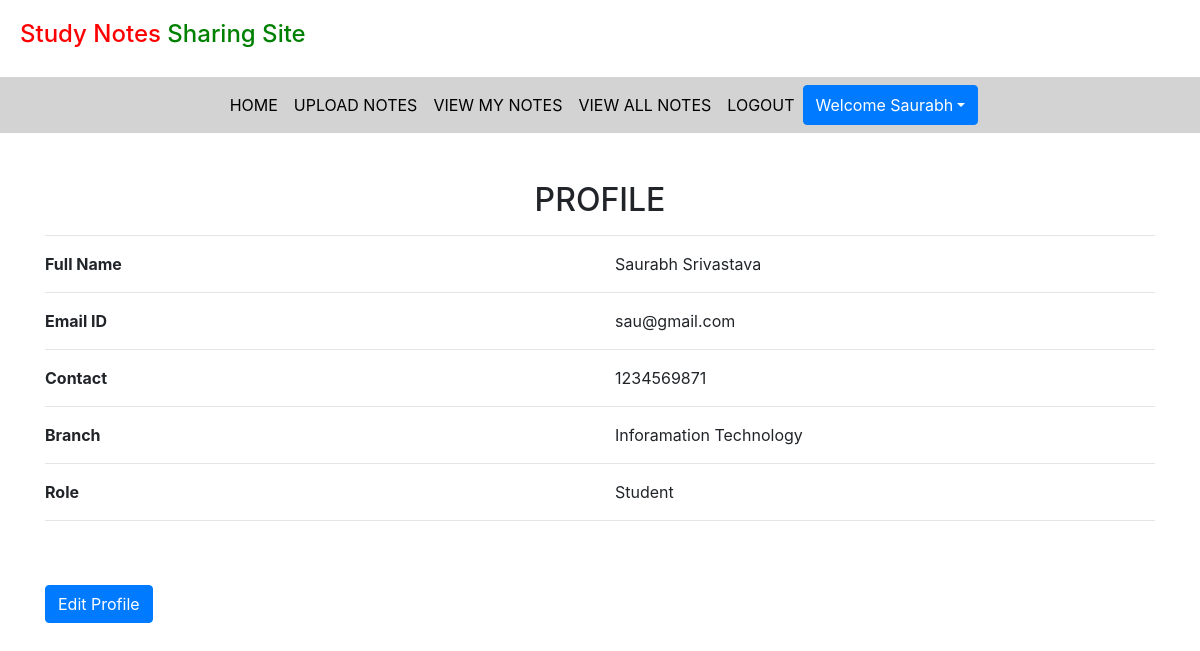
Screenshot of /profile (signed in) with the database file from the repository.
### notes/models.py (models this page shows, shortened)
class Signup(models.Model):
    user=models.ForeignKey(User,on_delete=models.CASCADE)
    contact=models.CharField(max_length=10)
    branch = models.CharField(max_length=30)
    role = models.CharField(max_length=15)

### notes/views.py (the view)
# urls.py: path('profile',profile,name='profile'),
def profile(request):
    if not request.user.is_authenticated:
        return redirect('login')
    user = User.objects.get(id=request.user.id)
    data = Signup.objects.get(user=user)
    d = {'data': data, 'user': user}
    return render(request, 'profile.html', d)

### notes/templates/profile.html
{% extends 'user_nav.html' %}
{% load static %}
{% block body %}
<div class="container mt-5">
    <h2 class="text-center">PROFILE</h2>
    <hr>
    <div class="row">
        <div class="col-md-6">
            <b>Full Name</b>
        </div>
        <div class="col-md-6" style="text-transform:capitalize">
            {{data.user.first_name}} {{data.user.last_name}}
        </div>
    </div>
    <hr>
    <div class="row">
        <div class="col-md-6">
            <b>Email ID</b>
        </div>
        <div class="col-md-6">
            {{data.user.username}}
        </div>
    </div>
    <hr>
    <div class="row">
        <div class="col-md-6">
            <b>Contact</b>
        </div>
        <div class="col-md-6">
            {{data.contact}}
        </div>
    </div>
    <hr>
    <div class="row">
        <div class="col-md-6">
            <b>Branch</b>
        </div>
        <div class="col-md-6" style="text-transform:capitalize">
            {{data.branch}}
        </div>
    </div>
    <hr>
    <div class="row">
        <div class="col-md-6">
            <b>Role</b>
        </div>
        <div class="col-md-6" style="text-transform:capitalize">
            {{data.role}}
        </div>
    </div>
    <hr>
    <a href="{% url 'edit_profile' %}" class="btn btn-primary mt-5">Edit Profile</a>
</div>
{% endblock %}

### notes/templates/user_nav.html (shortened to what this page needs)
<!DOCTYPE html>
<html lang="en" xmlns="http://www.w3.org/1999/html">
<head>
  {% load static %}
  <link rel="stylesheet" href="https://maxcdn.bootstrapcdn.com/bootstrap/4.3.1/css/bootstrap.min.css">
  <link rel="stylesheet" href="https://use.fontawesome.com/releases/v5.6.3/css/all.css">
  <link rel="stylesheet" href="{% static 'css/mystyle.css' %}">
</head>
<body>
<h4 style="padding:20px"><span style="color:red">Study Notes </span><span style="color:green">Sharing Site</span></h4>
<nav class="navbar navbar-expand-sm justify-content-center" style = "background-color: lightgray">
<ul class="navbar-nav">
  <li class="navbar-item">
    <a class="nav-link" href="{% url 'profile' %}">HOME</a>
  </li>
  <li class="navbar-item">
    <a class="nav-link" href="{% url 'upload_notes' %}">UPLOAD NOTES</a>
  </li>
  <li class="navbar-item">
    <a class="nav-link" href="{% url 'view_mynotes' %}">VIEW MY NOTES</a>
  </li>
  <li class="navbar-item">
    <a class="nav-link" href="#">VIEW ALL NOTES</a>
  </li>
  <li class="navbar-item">
    <a class="nav-link" href="{% url 'logout' %}">LOGOUT</a>
  </li>
    <div class="btn-group">
        <button type="button" class="btn btn-primary dropdown-toggle" data-toggle="dropdown">Welcome {{request.user.first_name}}</button>
    </div>
</ul>
</nav>
</body>
</html>
{% block body %}
{% endblock %}

### notes/static/css/mystyle.css (style rules this page uses)
.nav-link { color: black }

### rows the page displays
Signup: user.first_name "Saurabh", user.last_name "Srivastava", user.username "sau@gmail.com", contact "1234569871", branch "Inforamation Technology", role "Student"

### other values shown
{{ request.user.first_name }} "Saurabh"
